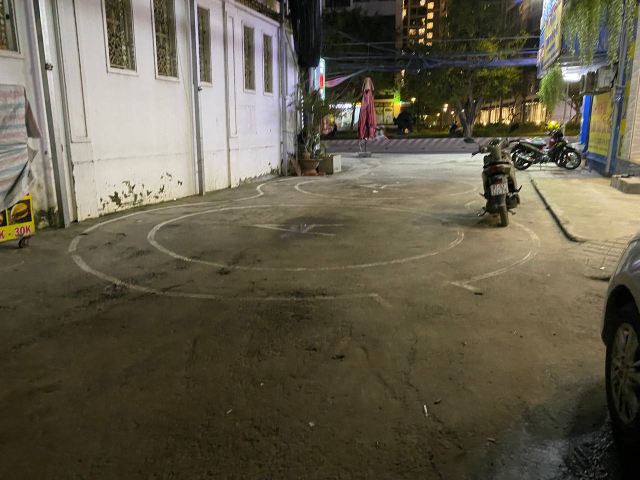
#> input picture debug/aaaaa.jpg, 1280 x 960 px, given in place of IMG_1242.MOV, which was not available (shown at 1/2 size)
$ python detect_vong8_calib.py
#> lines starting #> are read from the running program, lines starting #| are printed output that depends on the picture; after the words box and inside, x2 and y2 are one past the last pixel; in counts of white or black regions, pixels touching at a corner belong together; pictures that were not available may be replaced by others from this repository, and a replacement may not be noted
import cv2
import numpy as np
import math

# ================= CẤU HÌNH INPUT =================
USE_IMAGE = False          # True = test 1 ảnh, False = video/webcam
USE_VIDEO_FILE = True      # nếu USE_IMAGE=False & USE_VIDEO_FILE=True => dùng video
IMAGE_PATH = "test.jpg"
VIDEO_PATH = "IMG_1242.MOV"
# ==================================================

# Số frame dùng để calibrate ellipse
CALIB_FRAMES = 40          # tùy video, 30–60 đều ổn


def detect_edges_vong8(frame):
    """
    Dò vòng 8 bằng Top-hat + Otsu:
    - Làm nổi các đường sáng mỏng (vạch sơn) trên nền tối.
    """
    h, w = frame.shape[:2]

    gray = cv2.cvtColor(frame, cv2.COLOR_BGR2GRAY)

    # Tăng tương phản cục bộ
    clahe = cv2.createCLAHE(clipLimit=2.0, tileGridSize=(8, 8))
    gray_eq = clahe.apply(gray)

    # Top-hat: nhấn các chi tiết sáng mỏng
    kernel_size = 81  # bạn đang dùng ~88, để 81 cho số lẻ
    kernel_tophat = cv2.getStructuringElement(
        cv2.MORPH_ELLIPSE, (kernel_size, kernel_size)
    )
    tophat = cv2.morphologyEx(gray_eq, cv2.MORPH_TOPHAT, kernel_tophat)

    # Otsu threshold
    _, mask = cv2.threshold(
        tophat, 0, 255, cv2.THRESH_BINARY + cv2.THRESH_OTSU
    )

    # ROI: chỉ giữ nửa dưới
    roi_mask = np.zeros_like(mask)
    roi_mask[int(h * 0.4):, :] = 255
    mask = cv2.bitwise_and(mask, roi_mask)

    # Mượt + CLOSE
    mask = cv2.GaussianBlur(mask, (5, 5), 0)
    kernel_close = np.ones((5, 5), np.uint8)
    mask = cv2.morphologyEx(mask, cv2.MORPH_CLOSE, kernel_close, iterations=2)

    return mask


def pick_vong8_candidates(contours, h, w):
    """
    Lọc contour khả thi là vòng 8.
    Ở phase CALIB, chúng ta chỉ cần ellipse "hợp lý", không cần tracking.
    """
    min_area = 8000
    max_area = 0.6 * w * h

    min_major_axis = 0.30 * w
    max_major_axis = 0.95 * w

    candidates = []
    for cnt in contours:
        area = cv2.contourArea(cnt)
        if area < min_area or area > max_area:
            continue
        if len(cnt) < 5:
            continue

        (cx, cy), (MA, ma), angle = cv2.fitEllipse(cnt)

        # tâm ellipse phải ở nửa dưới
        if cy < h * 0.55 or cy > h * 0.98:
            continue

        # trục lớn phải đủ dài (loại vũng nước)
        if MA < min_major_axis or MA > max_major_axis:
            continue

        # tỉ lệ trục: vòng 8 khá dẹt
        ratio = max(MA, ma) / (min(MA, ma) + 1e-6)
        if ratio < 1.1 or ratio > 4.0:
            continue

        candidates.append(((cx, cy), (MA, ma), angle, area, cnt))

    return candidates


# [15 lines left out: function median_ellipse, not called in this run]


def process_frame(frame, frame_idx, calibrated_ellipse, ellipse_buffer):
    """
    Xử lý 1 frame:
    - Nếu chưa calibrate: phát hiện ellipse, lưu vào buffer.
    - Nếu đã calibrate: chỉ vẽ ellipse cố định, không tìm contour nữa.
    """
    edges = detect_edges_vong8(frame)
    h, w = frame.shape[:2]
    overlay = frame.copy()

    mode_text = ""
    ellipse_to_draw = None

    if calibrated_ellipse is None:
        # ===== PHASE 1: CALIBRATION =====
        mode_text = f"CALIBRATING {frame_idx+1}/{CALIB_FRAMES}"

        # Tìm contour trên edges
        contours, _ = cv2.findContours(
            edges, cv2.RETR_EXTERNAL, cv2.CHAIN_APPROX_SIMPLE
        )
        candidates = pick_vong8_candidates(contours, h, w)

        if candidates:
            # chọn contour tốt nhất (diện tích lớn nhất)
            candidates.sort(key=lambda c: c[3], reverse=True)
            best = candidates[0]
            ellipse_raw = (best[0], best[1], best[2])

            ellipse_buffer.append(ellipse_raw)
            ellipse_to_draw = ellipse_raw

            # vẽ contour vàng cho debug
            cv2.drawContours(overlay, [best[4]], -1, (0, 255, 255), 1)

        # Sau khi đủ số frame, khóa ellipse
        if (frame_idx + 1) >= CALIB_FRAMES and ellipse_buffer:
            calibrated_ellipse = median_ellipse(ellipse_buffer)
            print(">> CALIB DONE:", calibrated_ellipse)
            mode_text = "RUN (ellipse locked)"
            ellipse_to_draw = calibrated_ellipse

    else:
        # ===== PHASE 2: RUN =====
        mode_text = "RUN (ellipse locked)"
        ellipse_to_draw = calibrated_ellipse
        # không cần contour nữa, edges chỉ để debug hiển thị

    # Vẽ ellipse nếu có
    if ellipse_to_draw is not None:
        cv2.ellipse(overlay, ellipse_to_draw, (0, 255, 0), 2)

    # Ghép khung hiển thị
    edges_bgr = cv2.cvtColor(edges, cv2.COLOR_GRAY2BGR)
    show_top = np.hstack((frame, overlay, edges_bgr))
    show_bottom = np.hstack(
        (edges_bgr, np.zeros_like(edges_bgr), np.zeros_like(edges_bgr))
    )
    show = np.vstack((show_top, show_bottom))

    # overlay text mode
    cv2.putText(
        show,
        mode_text,
        (20, 40),
        cv2.FONT_HERSHEY_SIMPLEX,
        1.0,
        (0, 255, 0),
        2,
        cv2.LINE_AA,
    )

    show = cv2.resize(show, None, fx=0.35, fy=0.35)
    return show, calibrated_ellipse, ellipse_buffer


def main():
    calibrated_ellipse = None
    ellipse_buffer = []
    frame_idx = 0

    if USE_IMAGE:
        frame = cv2.imread(IMAGE_PATH)
        if frame is None:
            print("Không đọc được ảnh:", IMAGE_PATH)
            return

        # Với ảnh tĩnh: detect 1 lần, không cần calib
        show, calibrated_ellipse, ellipse_buffer = process_frame(
            frame, 0, None, []
        )
        cv2.imshow("Vong 8 - Image analysis", show)
        print("Nhấn phím bất kỳ để thoát...")
        cv2.waitKey(0)

    elif USE_VIDEO_FILE:
        cap = cv2.VideoCapture(VIDEO_PATH)
        if not cap.isOpened():
            print("Không mở được video:", VIDEO_PATH)
            return

        total_frames = int(cap.get(cv2.CAP_PROP_FRAME_COUNT))

        # Tạo cửa sổ trước khi tạo trackbar
        cv2.namedWindow("Vong 8 - Video (Calib + Run)", cv2.WINDOW_NORMAL)

        # Hàm callback khi kéo thanh SEEK
        # [7 lines left out: function on_trackbar, not called in this run]

        # Tạo trackbar (seek bar)
        cv2.createTrackbar("Seek", "Vong 8 - Video (Calib + Run)", 0, total_frames - 1, on_trackbar)

        while True:
            current_pos = int(cap.get(cv2.CAP_PROP_POS_FRAMES))
            ret, frame = cap.read()
#> frame is the input picture: shape (960, 1280, 3); mean B, G, R 74.9, 92.6, 98.9
            if not ret:
                break

            show, calibrated_ellipse, ellipse_buffer = process_frame(
                frame, frame_idx, calibrated_ellipse, ellipse_buffer
            )
#> in detect_edges_vong8, `gray_eq = clahe.apply(gray)`:
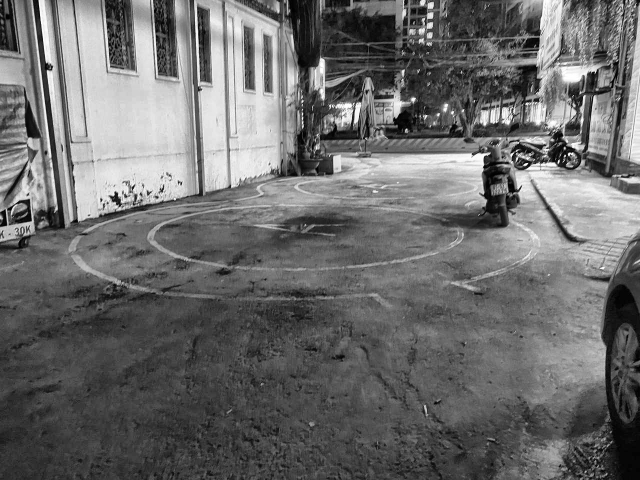
#> gray_eq: shape (960, 1280) (shown at 1/2 size); min 0, max 255, mean 107.7
#> in detect_edges_vong8, `tophat = cv2.morphologyEx(gray_eq, cv2.MORPH_TOPHAT, kernel_tophat)`:
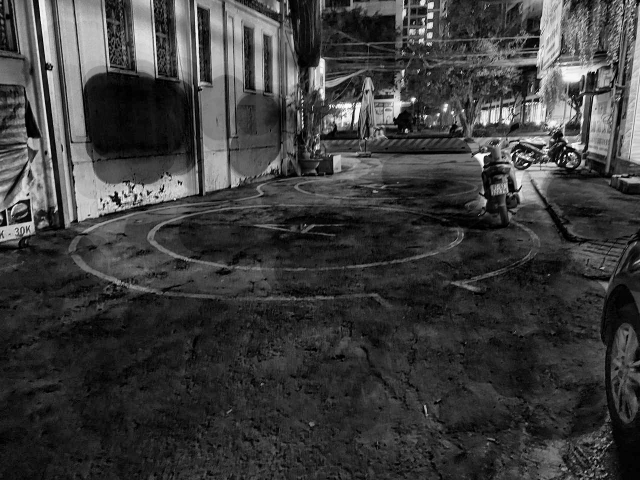
#> tophat: shape (960, 1280) (shown at 1/2 size); min 0, max 255, mean 60.9
#> in detect_edges_vong8, `_, mask = cv2.threshold( tophat, 0, 255, cv2.THRESH_BINARY + cv2.THRES..`:
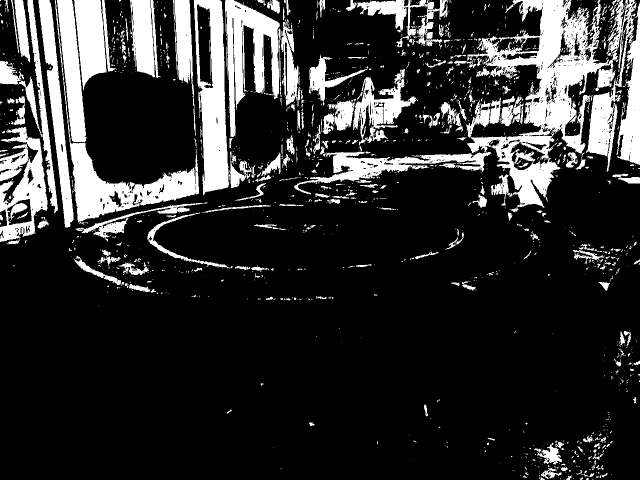
#> mask: shape (960, 1280) (shown at 1/2 size); 18.8% white; 1592 white regions (1301 under 20 px), largest, box (x1, y1, x2, y2) and area: (934, 0, 1273, 416) 49000, (110, 0, 398, 445) 16297, (388, 0, 459, 390) 15914
#> in detect_edges_vong8, `mask = cv2.morphologyEx(mask, cv2.MORPH_CLOSE, kernel_close, iteration..`:
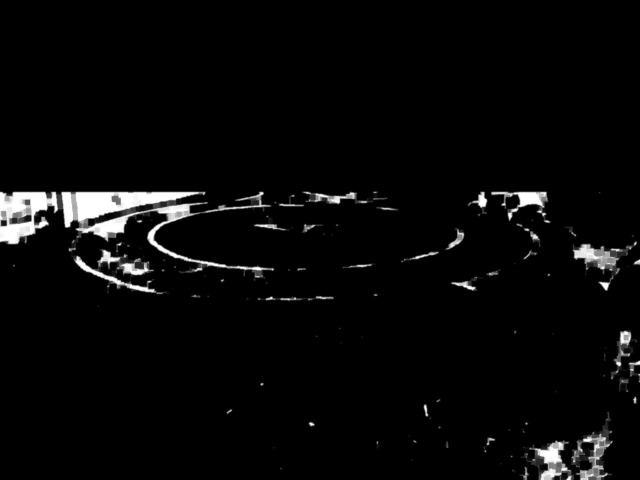
#> mask: shape (960, 1280) (shown at 1/2 size); min 0, max 255, mean 8.5
#> in process_frame, `contours, _ = cv2.findContours( edges, cv2.RETR_EXTERNAL, cv2.CHAIN_AP..`: contours = 73 contours, 15 with area under 20; largest, box (x1, y1, x2, y2) and area: (0, 382, 549, 590) 43007, (1038, 822, 1227, 960) 12312, (1144, 469, 1275, 583) 5050, (981, 382, 1103, 447) 3860, (1221, 658, 1280, 785) 3672
#> the loop in pick_vong8_candidates, `for cnt in contours:` made 73 passes
#> area on passes 1, 2, 5, 7, 8, 9, 10, 13: 39.5, 28.5, 29.5, 73.5, 103, 52.5, 277, 48
#> after the loop in pick_vong8_candidates, `for cnt in contours:`: candidates = []
#> in process_frame, `show_top = np.hstack((frame, overlay, edges_bgr))`:
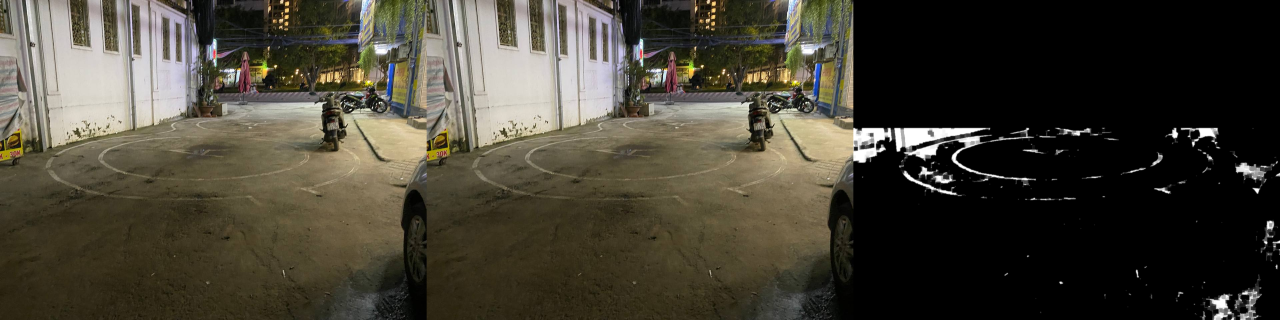
#> show_top: shape (960, 3840, 3) (shown at 1/3 size); mean B, G, R 52.8, 64.6, 68.8
#> in process_frame, `show_bottom = np.hstack( (edges_bgr, np.zeros_like(edges_bgr), np.zero..`:
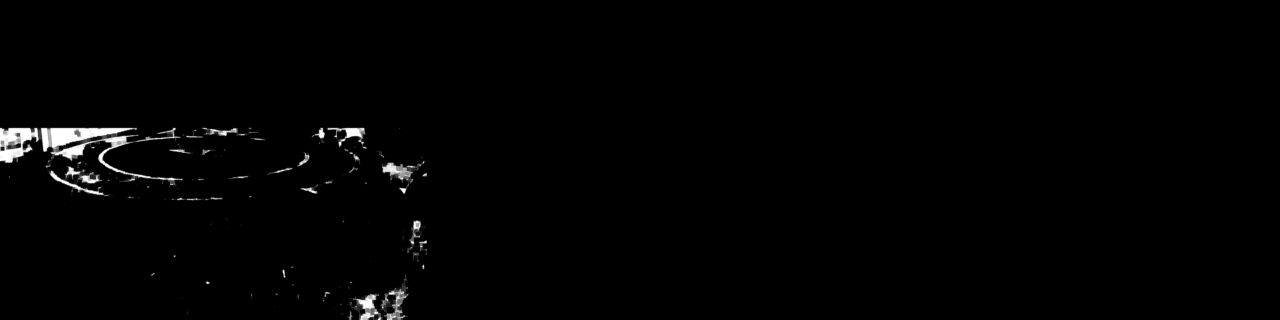
#> show_bottom: shape (960, 3840, 3) (shown at 1/3 size); min 0, max 255, mean 2.8
#> in process_frame, `show = cv2.resize(show, None, fx=0.35, fy=0.35)`:
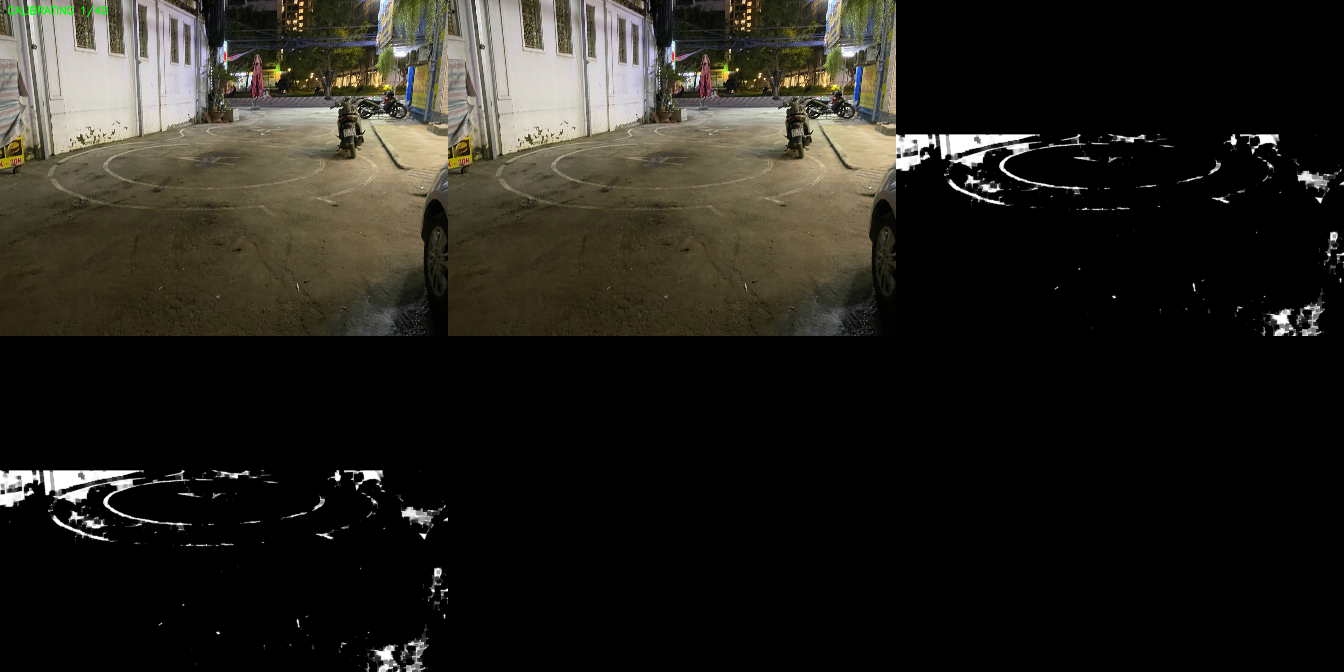
#> show: shape (672, 1344, 3); mean B, G, R 27.7, 33.7, 35.7
#> ellipse_buffer = []

            # Update slider position (sync UI)
            cv2.setTrackbarPos("Seek", "Vong 8 - Video (Calib + Run)", current_pos)

            frame_idx += 1

            cv2.imshow("Vong 8 - Video (Calib + Run)", show)
            key = cv2.waitKey(1) & 0xFF
#> (key q is pressed here)
            if key in (27, ord("q")):
                break

        cap.release()

    else:
        # Webcam
        cap = cv2.VideoCapture(0)
        if not cap.isOpened():
            print("Không mở được camera")
            return

        while True:
            ret, frame = cap.read()
            if not ret:
                break

            show, calibrated_ellipse, ellipse_buffer = process_frame(
                frame, frame_idx, calibrated_ellipse, ellipse_buffer
            )
            frame_idx += 1

            cv2.imshow("Vong 8 - Webcam (Calib + Run)", show)
            key = cv2.waitKey(1) & 0xFF
            if key in (27, ord("q")):
                break

        cap.release()

    cv2.destroyAllWindows()


if __name__ == "__main__":
    main()

$ run again, on debug/gãy.jpg
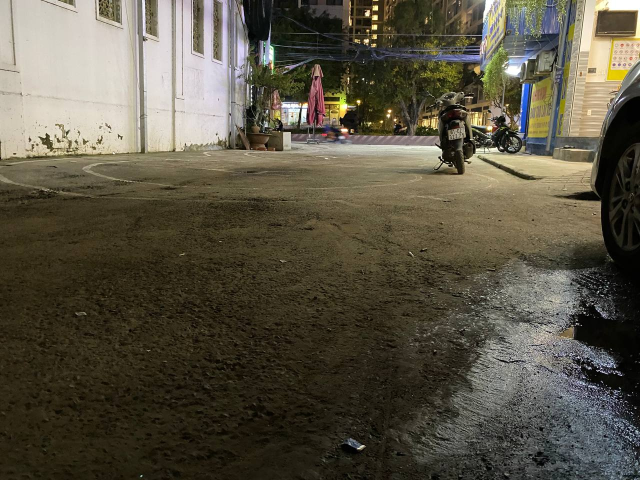
#> input picture debug/gãy.jpg, 1280 x 960 px, given in place of IMG_1242.MOV, which was not available (shown at 1/2 size)
#> in main, frame is the input picture: shape (960, 1280, 3); mean B, G, R 68.3, 83.8, 89.4
#> in detect_edges_vong8, `mask = cv2.morphologyEx(mask, cv2.MORPH_CLOSE, kernel_close, iteration..`:
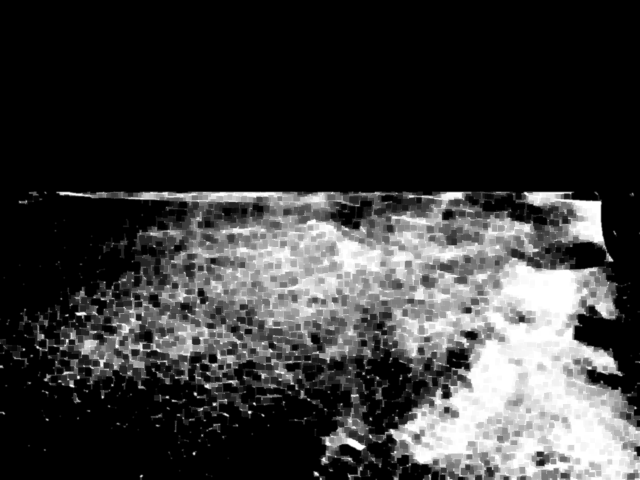
#> mask: shape (960, 1280) (shown at 1/2 size); min 0, max 255, mean 56.7
#> contours = 84 contours, 27 with area under 20; largest, box (x1, y1, x2, y2) and area: (35, 382, 1280, 960) 522169, (0, 677, 68, 738) 1266, (307, 776, 375, 810) 683, (395, 846, 443, 893) 628, (36, 382, 86, 410) 545
#> the loop in pick_vong8_candidates, `for cnt in contours:` made 84 passes
#> area on passes 2, 4, 5, 8, 9, 10, 11, 13: 86.5, 43, 272.5, 61.5, 85, 69.5, 29.5, 65
#> after the loop in pick_vong8_candidates, `for cnt in contours:`: candidates = 1 item
#> best = 5 items, first 5: (699.7, 623.1), (577.4, 1186.2), 93.66, 522169, contour of 1534 points, box (x1, y1, x2, y2) (35, 382, 1280, 960), area 522169
#> ellipse_raw = ((699.7, 623.1), (577.4, 1186.2), 93.66)
#> in process_frame, `show = cv2.resize(show, None, fx=0.35, fy=0.35)`:
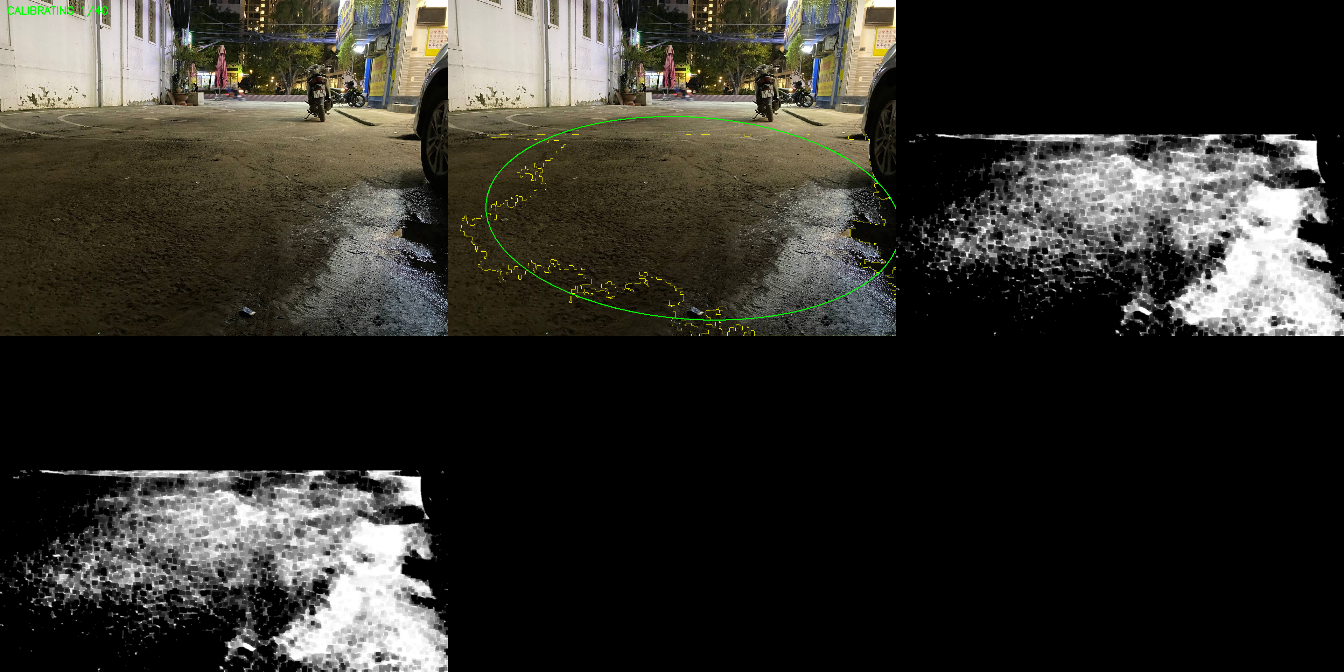
#> show: shape (672, 1344, 3); mean B, G, R 41.5, 47.2, 48.7
#> ellipse_buffer = [((699.7, 623.1), (577.4, 1186.2), 93.66)]

$ run again, on debug/hơi thấp.jpg
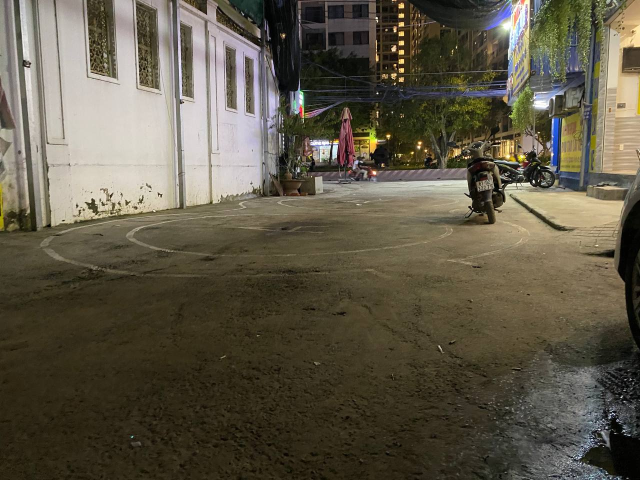
#> input picture debug/hơi thấp.jpg, 1280 x 960 px, given in place of IMG_1242.MOV, which was not available (shown at 1/2 size)
#> in main, frame is the input picture: shape (960, 1280, 3); mean B, G, R 71.7, 88.1, 94.6
#> in detect_edges_vong8, `mask = cv2.morphologyEx(mask, cv2.MORPH_CLOSE, kernel_close, iteration..`:
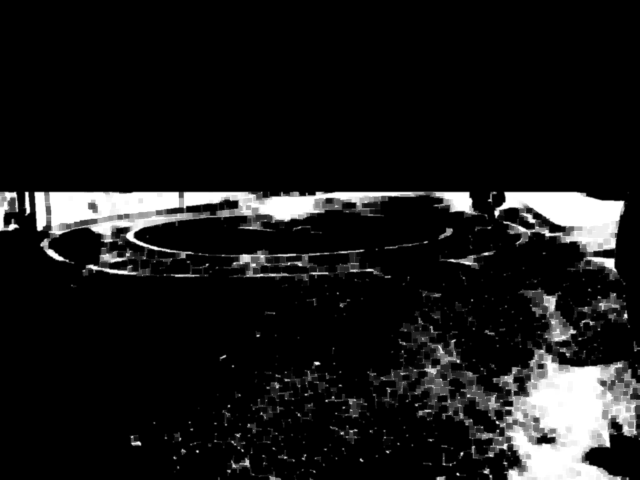
#> mask: shape (960, 1280) (shown at 1/2 size); min 0, max 255, mean 24.5
#> contours = 172 contours, 34 with area under 20; largest, box (x1, y1, x2, y2) and area: (733, 574, 1280, 960) 106897, (0, 382, 977, 573) 80954, (987, 382, 1256, 571) 27232, (500, 722, 740, 847) 9687, (877, 488, 993, 539) 1612
#> the loop in pick_vong8_candidates, `for cnt in contours:` made 172 passes
#> area on passes 2 to 4: 32, 29.5, 160
#> after the loop in pick_vong8_candidates, `for cnt in contours:`: candidates = []
#> in process_frame, `show = cv2.resize(show, None, fx=0.35, fy=0.35)`:
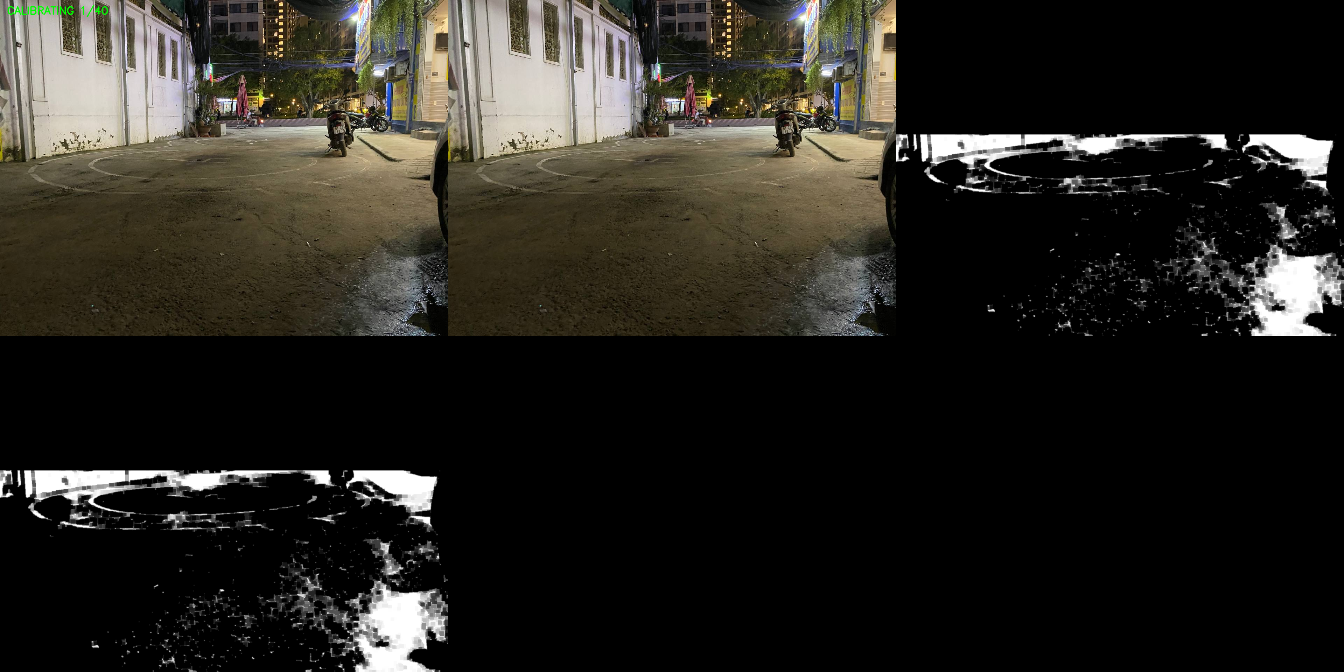
#> show: shape (672, 1344, 3); mean B, G, R 32, 37.5, 39.6
